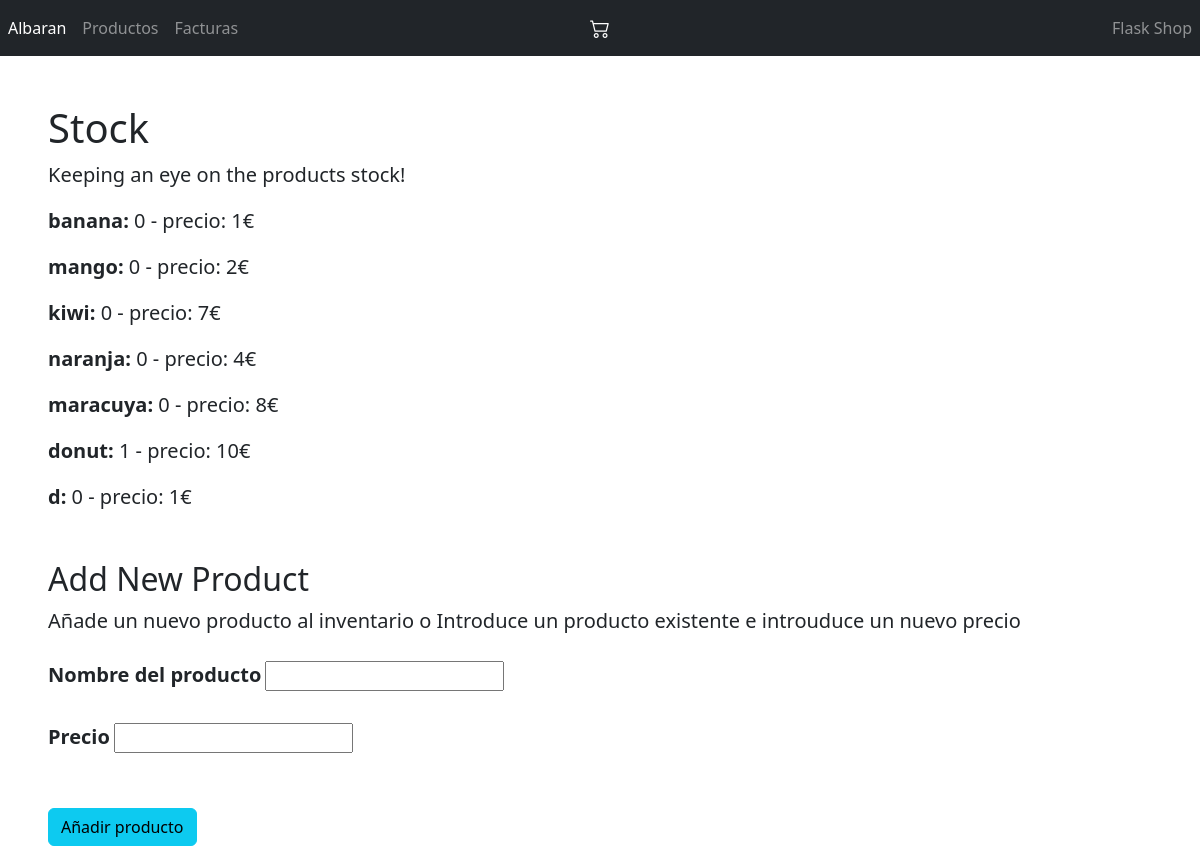
Before: /productos with the older database file.
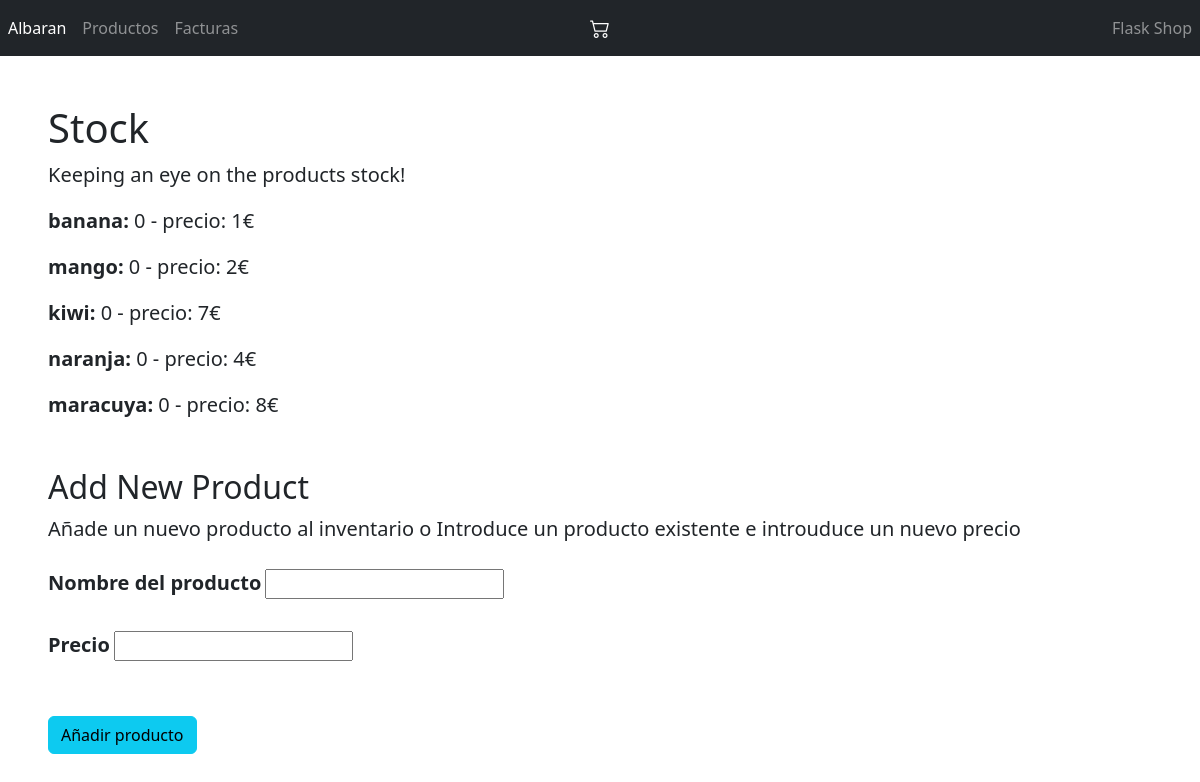
After: the same page with the newer database file.
### models.py (models this page shows)
class Producto(db.Model):
    __tablename__ = 'producto'
    id = db.Column(db.Integer, primary_key=True)
    name = db.Column(db.String(50), unique=True, nullable=False)
    stock = db.Column(db.Integer, nullable=False)
    price = db.Column(db.Integer, nullable=False)

### routes.py (the view, shortened to what this page needs)
@main.route("/productos", methods=['GET', 'POST'])
def productos():
    form = CreateProductForm()
    productos = Producto.query.all()
    return render_template("productos.html", productos=productos, form=form)

### forms.py
class CreateProductForm(FlaskForm):
    name = StringField('Nombre del producto', validators=[DataRequired()])
    price = IntegerField('Precio', validators=[DataRequired(), NumberRange(min=1)])

### templates/productos.html (shortened to what this page needs)
{% extends "base.html" %}
{% block main %}
<div class="ml-5 mt-5">
    <h1>Stock</h1>
    <p class="blockquote">Keeping an eye on the products stock!</p>
    {% for producto in productos %}
    <article>
        <header>
            <p class="blockquote"><b>{{ producto.name }}:</b> {{ producto.stock }} - precio: {{ producto.price }}€</p>
        </header>
    </article>
    {% else %}
    <p>No hay posts</p>
    {% endfor %}
    <h2 class="mt-5">Add New Product</h2>
    <p class="mb-4 blockquote">Añade un nuevo producto al inventario o Introduce un producto existente e introuduce un nuevo precio</p>
        <form method="post">
            <div class="mb-2">
                <label class="blockquote"><b>{{ form.name.label }}</b></label>
                {{ form.name }}
            </div>
            <div class="mb-2">
                <label class="blockquote"><b>{{ form.price.label }}</b></label>
                {{ form.price }}
            </div>
            <input type="submit" class="mt-4 btn btn-info" value="Añadir producto"/>
        </form>
</div>
{% endblock %}

### templates/base.html (shortened to what this page needs)
<!DOCTYPE html>
<html lang="en">
<head>
    <link rel="stylesheet" href="https://cdn.jsdelivr.net/npm/bootstrap@4.3.1/dist/css/bootstrap.min.css">
    <link href="https://cdn.jsdelivr.net/npm/bootstrap@5.3.3/dist/css/bootstrap.min.css" rel="stylesheet">
    <link rel="stylesheet" href="https://cdn.jsdelivr.net/npm/bootstrap-icons@1.11.3/font/bootstrap-icons.min.css">
</head>
<body>
  <nav class="navbar navbar-expand-md navbar-dark bg-dark">
    <div class="navbar-collapse collapse w-100 order-1 order-md-0 dual-collapse2">
        <ul class="navbar-nav mr-auto">
            <li class="nav-item active">
                <a class="nav-link" href="/albaran">Albaran</a>
            </li>
            <li class="nav-item">
                <a class="nav-link" href="/productos">Productos</a>
            </li>
            <li class="nav-item">
                <a class="nav-link" href="/factura">Facturas</a>
            </li>
        </ul>
    </div>
    <div class="mx-auto order-0">
        <a class="navbar-brand mx-auto" href="/"><i class="bi bi-cart2"></i></a>
    </div>
    <div class="navbar-collapse collapse w-100 order-3 dual-collapse2">
        <ul class="navbar-nav ml-auto">
            <li class="nav-item">
                <a class="nav-link" href="#">Flask Shop</a>
            </li>
        </ul>
    </div>
</nav>
      <main>
        {% block main %}{% endblock %}
      </main>
  </body>
</html>

Changed rows visible on the page:
removed Producto: name "donut", stock "1", price "10"
removed Producto: name "d", stock "0", price "1"
